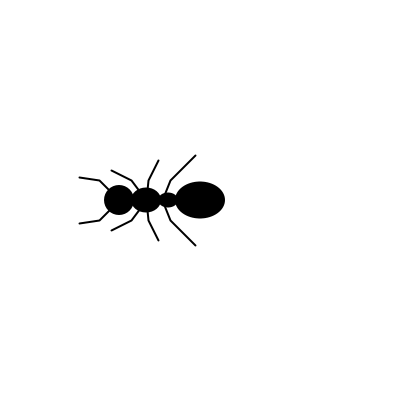
Frame 1 (no input)
Frame 60 (the mouse pressed at the canvas centre just before this capture): identical to frame 1, image omitted
Frame 120 (the mouse held since frame 60 and released just before this capture): identical to frame 1, image omitted

The Processing sketch that drew this single still picture (run headless with seeded random() and noise(); from frame 60 on, the mouse is pressed at the canvas centre):

// Processing sketch: Ant2
// ── Ant2.pde
PVector location;
PVector ellipse1;
PVector ellipse2;
PVector ellipse3;
PVector ellipse4;
int overlap;

void setup() {
  size(400, 400);
  location = new PVector (width/2, height/2);
  ellipse1 = new PVector (50, 37);
  ellipse2 = new PVector (20, 15);
  ellipse3 = new PVector (30, 25);
  ellipse4 = new PVector (30, 30);
  overlap = 3;
}

void draw() {
  background(255);
  ellipseMode(CENTER);
  noStroke();
  fill(0);
  pushMatrix();
  translate(location.x, location.y);
  ellipse(0, 0, ellipse1.x, ellipse1.y); //ellipse1 (butt)
  ellipse(-(ellipse1.x/2 + ellipse2.x/2)+overlap, 0, ellipse2.x, 
  ellipse2.y); //ellipse2
  ellipse(-(ellipse1.x/2 + ellipse2.x + ellipse3.x/2)+2*overlap, 0, 
  ellipse3.x, ellipse3.y); //ellipse3
  ellipse(-(ellipse1.x/2 + ellipse2.x + ellipse3.x +
    ellipse3.x/2)+3*overlap, 0, ellipse4.x, ellipse4.y); //ellipse4 (head)

  noFill();
  stroke(0);
  strokeWeight(2);
  
  // antenna 1
  beginShape();
  vertex(-(ellipse1.x/2 + ellipse2.x + ellipse3.x +
    ellipse3.x/2)+3*overlap, 0);
  vertex(-(ellipse1.x/2 + ellipse2.x + ellipse3.x +
    ellipse3.x/2)+3*overlap-20, -20);
  vertex(-(ellipse1.x/2 + ellipse2.x + ellipse3.x +
    ellipse3.x/2)+3*overlap-40, -23);
  endShape();

  // antenna 2
  beginShape();
  vertex(-(ellipse1.x/2 + ellipse2.x + ellipse3.x +
    ellipse3.x/2)+3*overlap, 0);
  vertex(-(ellipse1.x/2 + ellipse2.x + ellipse3.x +
    ellipse3.x/2)+3*overlap-20, 20);
  vertex(-(ellipse1.x/2 + ellipse2.x + ellipse3.x +
    ellipse3.x/2)+3*overlap-40, 23);
  endShape();
  
  // leg 1
  beginShape();
  vertex(-(ellipse1.x/2 + ellipse2.x + ellipse3.x/2)+2*overlap, 0);
  vertex(-(ellipse1.x/2 + ellipse2.x + ellipse3.x/2)+2*overlap-15, -20);
  vertex(-(ellipse1.x/2 + ellipse2.x + ellipse3.x/2)+2*overlap-35, -30);
  endShape();
  
  // leg 2
  beginShape();
  vertex(-(ellipse1.x/2 + ellipse2.x + ellipse3.x/2)+2*overlap, 0);
  vertex(-(ellipse1.x/2 + ellipse2.x + ellipse3.x/2)+2*overlap-15, 20);
  vertex(-(ellipse1.x/2 + ellipse2.x + ellipse3.x/2)+2*overlap-35, 30);
  endShape();
  
  // leg 3
  beginShape();
  vertex(-(ellipse1.x/2 + ellipse2.x + ellipse3.x/2)+2*overlap, 0);
  vertex(-(ellipse1.x/2 + ellipse2.x + ellipse3.x/2)+2*overlap+2, -20);
  vertex(-(ellipse1.x/2 + ellipse2.x + ellipse3.x/2)+2*overlap+12, -40);
  endShape();
  
  // leg 4
  beginShape();
  vertex(-(ellipse1.x/2 + ellipse2.x + ellipse3.x/2)+2*overlap, 0);
  vertex(-(ellipse1.x/2 + ellipse2.x + ellipse3.x/2)+2*overlap+2, 20);
  vertex(-(ellipse1.x/2 + ellipse2.x + ellipse3.x/2)+2*overlap+12, 40);
  endShape();
  
  // leg 5
  beginShape();
  vertex(-(ellipse1.x/2 + ellipse2.x/2)-3, 0);
  vertex(-(ellipse1.x/2 + ellipse2.x/2)+5, -20);
  vertex(-(ellipse1.x/2 + ellipse2.x/2)+30, -45);
  endShape();
  
  // leg 6
  beginShape();
  vertex(-(ellipse1.x/2 + ellipse2.x/2)-3, 0);
  vertex(-(ellipse1.x/2 + ellipse2.x/2)+5, 20);
  vertex(-(ellipse1.x/2 + ellipse2.x/2)+30, 45);
  endShape();
  
  popMatrix();


  /*
  noFill();
   stroke(0);
   strokeWeight(3);
   strokeJoin(ROUND);
   
   //leg1
   beginShape();
   vertex(-51, 0);
   vertex(-80, 30);
   vertex(-90, 32);
   endShape();
   
   //leg2
   beginShape();
   vertex(-51, 0);
   vertex(-80, -30);
   vertex(-90, -32);
   endShape();
   */
}
